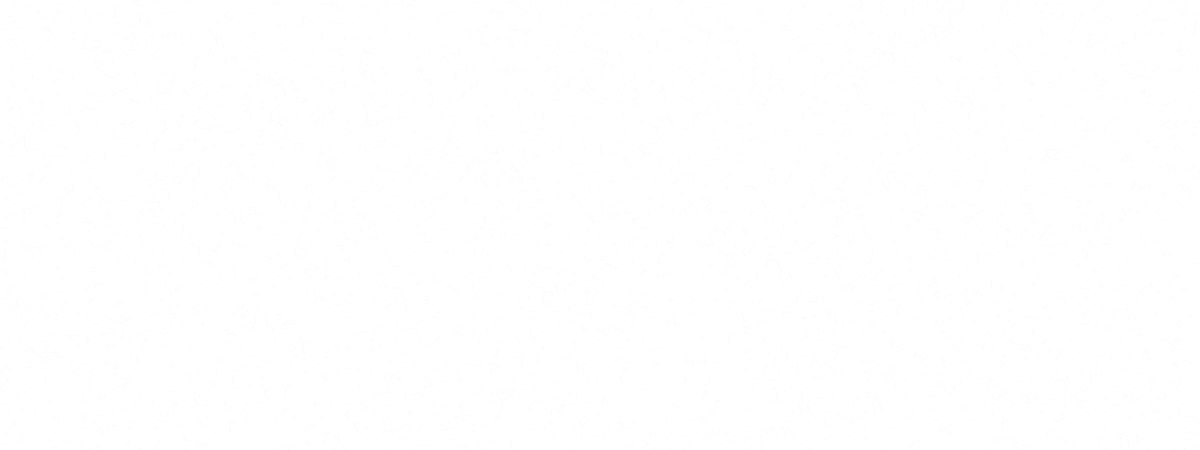
Frame 1 (no input)
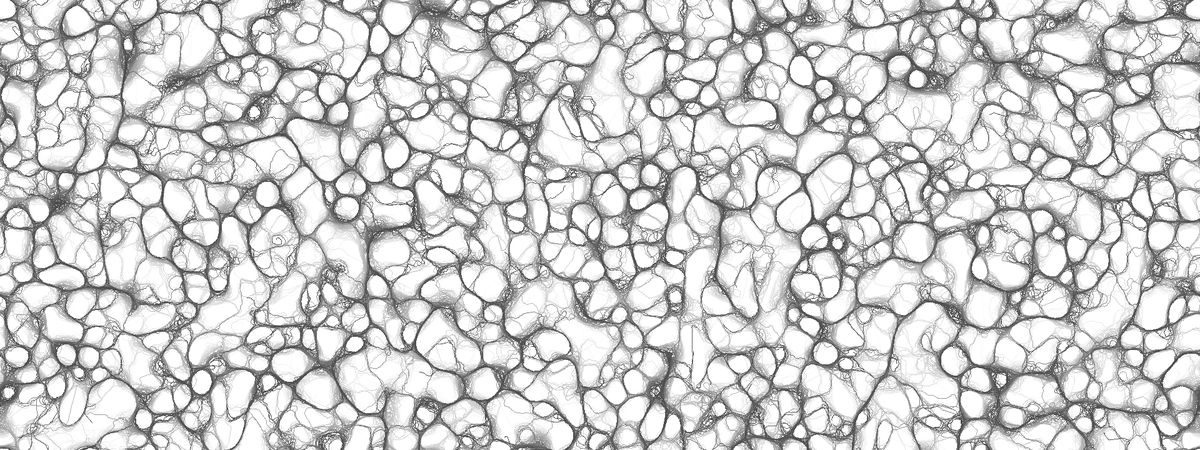
Frame 60 (no input)
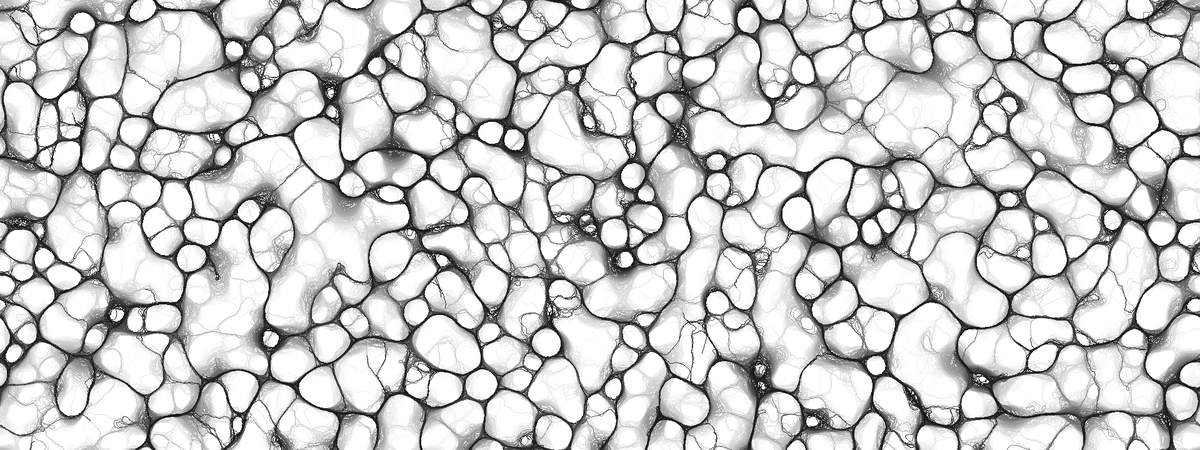
Frame 120 (the mouse pressed at the canvas centre since frame 60)

The p5.js sketch that drew these frames (run headless with seeded random() and noise() and a simulated clock; from frame 60 on, the mouse is pressed at the canvas centre):

// p5.js sketch
// ── sketch.js
let slimes;

function setup() {
  createCanvas(1920, 720);
  pixelDensity(1);
  
  slimes = new Slimes();
}

function draw() {
  background(255, 5);

  loadPixels();
  for (let i = 10; i--;)
    slimes.update();
	
  updatePixels();
}

class Slime {
  constructor() {
    this.x = random(width);
    this.y = random(height);
    this.dir = random(PI * 2);
  }

	update() {        
        let ind = 0;
      
        if (this.getter(-Math.PI / 7) < this.getter(0) - 1 && this.getter(-Math.PI / 7) < this.getter(Math.PI / 7))
            ind = -1;

        if (this.getter(Math.PI / 7) < this.getter(0) - 1 && this.getter(-Math.PI / 7) > this.getter(Math.PI / 7))
            ind = 1;
      
		this.dir += Math.PI / 6 * ind;

    this.x = (this.x + cos(this.dir) + width) % width;
    this.y = (this.y + sin(this.dir) + height) % height;		
    pixels.set([0, 0, 0], (int(this.x) + int(this.y) * width) * 4);
  }
	
  getter(dirOffset) {
    let x = (floor(this.x + 10 * cos(this.dir + dirOffset)) + width) % width;
    let y = (floor(this.y + 10 * sin(this.dir + dirOffset)) + height) % height;
    return pixels[(x + y * width) * 4];
  }
}

class Slimes {
  constructor() {
    this.agents = Array(4000).fill().map((e) => new Slime());
  }
  update() {
    this.agents.forEach((e) => e.update());
  }
}
